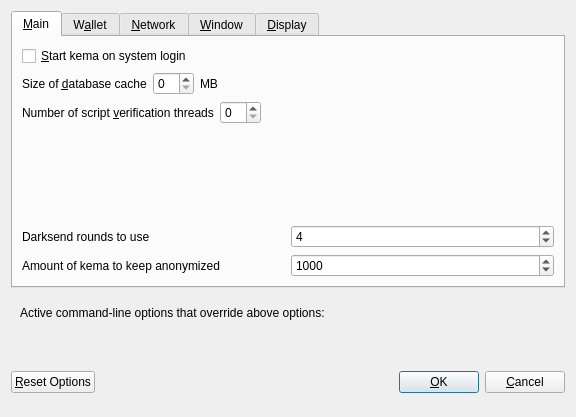
<?xml version="1.0" encoding="UTF-8"?>
<ui version="4.0">
 <class>OptionsDialog</class>
 <widget class="QDialog" name="OptionsDialog">
  <property name="geometry">
   <rect>
    <x>0</x>
    <y>0</y>
    <width>576</width>
    <height>417</height>
   </rect>
  </property>
  <property name="windowTitle">
   <string>Options</string>
  </property>
  <property name="modal">
   <bool>true</bool>
  </property>
  <layout class="QVBoxLayout" name="verticalLayout">
   <item>
    <widget class="QTabWidget" name="tabWidget">
     <property name="currentIndex">
      <number>0</number>
     </property>
     <widget class="QWidget" name="tabMain">
      <attribute name="title">
       <string>&amp;Main</string>
      </attribute>
      <layout class="QVBoxLayout" name="verticalLayout_Main">
       <item>
        <widget class="QCheckBox" name="bitcoinAtStartup">
         <property name="toolTip">
          <string>Automatically start kema after logging in to the system.</string>
         </property>
         <property name="text">
          <string>&amp;Start kema on system login</string>
         </property>
        </widget>
       </item>
       <item>
        <layout class="QHBoxLayout" name="horizontalLayout_2_Main">
         <item>
          <widget class="QLabel" name="databaseCacheLabel">
           <property name="text">
            <string>Size of &amp;database cache</string>
           </property>
           <property name="textFormat">
            <enum>Qt::PlainText</enum>
           </property>
           <property name="buddy">
            <cstring>databaseCache</cstring>
           </property>
          </widget>
         </item>
         <item>
          <widget class="QSpinBox" name="databaseCache"/>
         </item>
         <item>
          <widget class="QLabel" name="databaseCacheUnitLabel">
           <property name="text">
            <string>MB</string>
           </property>
           <property name="textFormat">
            <enum>Qt::PlainText</enum>
           </property>
          </widget>
         </item>
         <item>
          <spacer name="horizontalSpacer_2_Main">
           <property name="orientation">
            <enum>Qt::Horizontal</enum>
           </property>
           <property name="sizeHint" stdset="0">
            <size>
             <width>40</width>
             <height>20</height>
            </size>
           </property>
          </spacer>
         </item>
        </layout>
       </item>
       <item>
        <layout class="QHBoxLayout" name="horizontalLayout_3_Main">
         <item>
          <widget class="QLabel" name="threadsScriptVerifLabel">
           <property name="text">
            <string>Number of script &amp;verification threads</string>
           </property>
           <property name="textFormat">
            <enum>Qt::PlainText</enum>
           </property>
           <property name="buddy">
            <cstring>threadsScriptVerif</cstring>
           </property>
          </widget>
         </item>
         <item>
          <widget class="QSpinBox" name="threadsScriptVerif">
           <property name="toolTip">
            <string>(0 = auto, &lt;0 = leave that many cores free)</string>
           </property>
          </widget>
         </item>
         <item>
          <spacer name="horizontalSpacer_3_Main">
           <property name="orientation">
            <enum>Qt::Horizontal</enum>
           </property>
           <property name="sizeHint" stdset="0">
            <size>
             <width>40</width>
             <height>20</height>
            </size>
           </property>
          </spacer>
         </item>
        </layout>
       </item>
       <item>
        <spacer name="verticalSpacer_Main">
         <property name="orientation">
          <enum>Qt::Vertical</enum>
         </property>
         <property name="sizeHint" stdset="0">
          <size>
           <width>20</width>
           <height>40</height>
          </size>
         </property>
        </spacer>
       </item>
       <item>
        <layout class="QHBoxLayout" name="horizontalLayout_4_Main">
         <item>
          <widget class="QLabel" name="label">
           <property name="toolTip">
            <string>This setting determines the amount of individual masternodes that an input will be anonymized through.&lt;br/&gt;More rounds of anonymization gives a higher degree of privacy, but also costs more in fees.</string>
           </property>
           <property name="text">
            <string>Darksend rounds to use</string>
           </property>
          </widget>
         </item>
         <item>
          <widget class="QSpinBox" name="DarksendRounds">
           <property name="minimum">
            <number>2</number>
           </property>
           <property name="maximum">
            <number>8</number>
           </property>
           <property name="value">
            <number>4</number>
           </property>
          </widget>
         </item>
        </layout>
       </item>
       <item>
        <layout class="QHBoxLayout" name="horizontalLayout">
         <item>
          <widget class="QLabel" name="label_2">
           <property name="toolTip">
            <string>This amount acts as a threshold to turn off Darksend once it's reached.</string>
           </property>
           <property name="statusTip">
            <string notr="true"/>
           </property>
           <property name="whatsThis">
            <string notr="true"/>
           </property>
           <property name="accessibleName">
            <string notr="true"/>
           </property>
           <property name="accessibleDescription">
            <string notr="true"/>
           </property>
           <property name="text">
            <string>Amount of kema to keep anonymized</string>
           </property>
          </widget>
         </item>
         <item>
          <widget class="QSpinBox" name="anonymizekema">
           <property name="minimum">
            <number>100</number>
           </property>
           <property name="maximum">
            <number>100000</number>
           </property>
           <property name="singleStep">
            <number>100</number>
           </property>
           <property name="value">
            <number>1000</number>
           </property>
          </widget>
         </item>
        </layout>
       </item>
      </layout>
     </widget>
     <widget class="QWidget" name="tabWallet">
      <attribute name="title">
       <string>W&amp;allet</string>
      </attribute>
      <layout class="QVBoxLayout" name="verticalLayout_Wallet">
       <item>
        <widget class="QGroupBox" name="groupBox">
         <property name="title">
          <string>Expert</string>
         </property>
         <layout class="QVBoxLayout" name="verticalLayout_2">
          <item>
           <widget class="QCheckBox" name="coinControlFeatures">
            <property name="toolTip">
             <string>Whether to show coin control features or not.</string>
            </property>
            <property name="text">
             <string>Enable coin &amp;control features</string>
            </property>
           </widget>
          </item>
          <item>
           <widget class="QCheckBox" name="showMasternodesTab">
            <property name="toolTip">
             <string>Show additional tab listing all your masternodes in first sub-tab&lt;br/&gt;and all masternodes on the network in second sub-tab.</string>
            </property>
            <property name="text">
             <string>Show Masternodes Tab</string>
            </property>
           </widget>
          </item>
          <item>
           <widget class="QCheckBox" name="spendZeroConfChange">
            <property name="toolTip">
             <string>If you disable the spending of unconfirmed change, the change from a transaction&lt;br/&gt;cannot be used until that transaction has at least one confirmation.&lt;br/&gt;This also affects how your balance is computed.</string>
            </property>
            <property name="text">
             <string>&amp;Spend unconfirmed change</string>
            </property>
           </widget>
          </item>
         </layout>
        </widget>
       </item>
       <item>
        <spacer name="verticalSpacer_Wallet">
         <property name="orientation">
          <enum>Qt::Vertical</enum>
         </property>
         <property name="sizeHint" stdset="0">
          <size>
           <width>20</width>
           <height>40</height>
          </size>
         </property>
        </spacer>
       </item>
      </layout>
     </widget>
     <widget class="QWidget" name="tabNetwork">
      <attribute name="title">
       <string>&amp;Network</string>
      </attribute>
      <layout class="QVBoxLayout" name="verticalLayout_Network">
       <item>
        <widget class="QCheckBox" name="mapPortUpnp">
         <property name="toolTip">
          <string>Automatically open the kema client port on the router. This only works when your router supports UPnP and it is enabled.</string>
         </property>
         <property name="text">
          <string>Map port using &amp;UPnP</string>
         </property>
        </widget>
       </item>
       <item>
        <widget class="QCheckBox" name="allowIncoming">
         <property name="toolTip">
          <string>Accept connections from outside</string>
         </property>
         <property name="text">
          <string>Allow incoming connections</string>
         </property>
        </widget>
       </item>
       <item>
        <widget class="QCheckBox" name="connectSocks">
         <property name="toolTip">
          <string>Connect to the kema network through a SOCKS5 proxy.</string>
         </property>
         <property name="text">
          <string>&amp;Connect through SOCKS5 proxy (default proxy):</string>
         </property>
        </widget>
       </item>
       <item>
        <layout class="QHBoxLayout" name="horizontalLayout_1_Network">
         <item>
          <widget class="QLabel" name="proxyIpLabel">
           <property name="text">
            <string>Proxy &amp;IP:</string>
           </property>
           <property name="textFormat">
            <enum>Qt::PlainText</enum>
           </property>
           <property name="buddy">
            <cstring>proxyIp</cstring>
           </property>
          </widget>
         </item>
         <item>
          <widget class="QValidatedLineEdit" name="proxyIp">
           <property name="minimumSize">
            <size>
             <width>140</width>
             <height>0</height>
            </size>
           </property>
           <property name="maximumSize">
            <size>
             <width>140</width>
             <height>16777215</height>
            </size>
           </property>
           <property name="toolTip">
            <string>IP address of the proxy (e.g. IPv4: 127.0.0.1 / IPv6: ::1)</string>
           </property>
          </widget>
         </item>
         <item>
          <widget class="QLabel" name="proxyPortLabel">
           <property name="text">
            <string>&amp;Port:</string>
           </property>
           <property name="textFormat">
            <enum>Qt::PlainText</enum>
           </property>
           <property name="buddy">
            <cstring>proxyPort</cstring>
           </property>
          </widget>
         </item>
         <item>
          <widget class="QLineEdit" name="proxyPort">
           <property name="minimumSize">
            <size>
             <width>55</width>
             <height>0</height>
            </size>
           </property>
           <property name="maximumSize">
            <size>
             <width>55</width>
             <height>16777215</height>
            </size>
           </property>
           <property name="toolTip">
            <string>Port of the proxy (e.g. 9050)</string>
           </property>
          </widget>
         </item>
         <item>
          <spacer name="horizontalSpacer_1_Network">
           <property name="orientation">
            <enum>Qt::Horizontal</enum>
           </property>
           <property name="sizeHint" stdset="0">
            <size>
             <width>40</width>
             <height>20</height>
            </size>
           </property>
          </spacer>
         </item>
        </layout>
       </item>
       <item>
        <spacer name="verticalSpacer_Network">
         <property name="orientation">
          <enum>Qt::Vertical</enum>
         </property>
         <property name="sizeHint" stdset="0">
          <size>
           <width>20</width>
           <height>40</height>
          </size>
         </property>
        </spacer>
       </item>
      </layout>
     </widget>
     <widget class="QWidget" name="tabWindow">
      <attribute name="title">
       <string>&amp;Window</string>
      </attribute>
      <layout class="QVBoxLayout" name="verticalLayout_Window">
       <item>
        <widget class="QCheckBox" name="minimizeToTray">
         <property name="toolTip">
          <string>Show only a tray icon after minimizing the window.</string>
         </property>
         <property name="text">
          <string>&amp;Minimize to the tray instead of the taskbar</string>
         </property>
        </widget>
       </item>
       <item>
        <widget class="QCheckBox" name="minimizeOnClose">
         <property name="toolTip">
          <string>Minimize instead of exit the application when the window is closed. When this option is enabled, the application will be closed only after selecting Quit in the menu.</string>
         </property>
         <property name="text">
          <string>M&amp;inimize on close</string>
         </property>
        </widget>
       </item>
       <item>
        <spacer name="verticalSpacer_Window">
         <property name="orientation">
          <enum>Qt::Vertical</enum>
         </property>
         <property name="sizeHint" stdset="0">
          <size>
           <width>20</width>
           <height>40</height>
          </size>
         </property>
        </spacer>
       </item>
      </layout>
     </widget>
     <widget class="QWidget" name="tabDisplay">
      <attribute name="title">
       <string>&amp;Display</string>
      </attribute>
      <layout class="QVBoxLayout" name="verticalLayout_Display">
       <item>
        <layout class="QHBoxLayout" name="horizontalLayout_1_Display">
         <item>
          <widget class="QLabel" name="langLabel">
           <property name="text">
            <string>User Interface &amp;language:</string>
           </property>
           <property name="textFormat">
            <enum>Qt::PlainText</enum>
           </property>
           <property name="buddy">
            <cstring>lang</cstring>
           </property>
          </widget>
         </item>
         <item>
          <widget class="QValueComboBox" name="lang">
           <property name="toolTip">
            <string>The user interface language can be set here. This setting will take effect after restarting kema.</string>
           </property>
          </widget>
         </item>
        </layout>
       </item>
       <item>
        <widget class="QLabel" name="label_3">
         <property name="toolTip">
          <string notr="true"/>
         </property>
         <property name="statusTip">
          <string notr="true"/>
         </property>
         <property name="whatsThis">
          <string notr="true"/>
         </property>
         <property name="accessibleName">
          <string notr="true"/>
         </property>
         <property name="text">
          <string>Language missing or translation incomplete? Help contributing translations here:
https://www.transifex.com/kema-project/kema-project-translations</string>
         </property>
         <property name="wordWrap">
          <bool>true</bool>
         </property>
         <property name="openExternalLinks">
          <bool>true</bool>
         </property>
         <property name="textInteractionFlags">
          <set>Qt::TextBrowserInteraction</set>
         </property>
        </widget>
       </item>
       <item>
        <layout class="QHBoxLayout" name="horizontalLayout_4_Display" stretch="0,0">
         <item>
          <widget class="QLabel" name="themeLabel">
           <property name="text">
            <string>User Interface Theme:</string>
           </property>
          </widget>
         </item>
         <item>
          <widget class="QValueComboBox" name="theme"/>
         </item>
        </layout>
       </item>
       <item>
        <widget class="Line" name="line">
         <property name="orientation">
          <enum>Qt::Horizontal</enum>
         </property>
        </widget>
       </item>
       <item>
        <layout class="QHBoxLayout" name="horizontalLayout_2_Display">
         <item>
          <widget class="QLabel" name="unitLabel">
           <property name="text">
            <string>&amp;Unit to show amounts in:</string>
           </property>
           <property name="textFormat">
            <enum>Qt::PlainText</enum>
           </property>
           <property name="buddy">
            <cstring>unit</cstring>
           </property>
          </widget>
         </item>
         <item>
          <widget class="QValueComboBox" name="unit">
           <property name="toolTip">
            <string>Choose the default subdivision unit to show in the interface and when sending coins.</string>
           </property>
          </widget>
         </item>
        </layout>
       </item>
       <item>
        <layout class="QHBoxLayout" name="horizontalLayout_5_Display">
         <item>
          <widget class="QLabel" name="digitsLabel">
           <property name="text">
            <string>Decimal digits</string>
           </property>
          </widget>
         </item>
         <item>
          <widget class="QValueComboBox" name="digits"/>
         </item>
        </layout>
       </item>
       <item>
        <layout class="QHBoxLayout" name="horizontalLayout_3_Display">
         <item>
          <widget class="QLabel" name="thirdPartyTxUrlsLabel">
           <property name="toolTip">
            <string>Third party URLs (e.g. a block explorer) that appear in the transactions tab as context menu items. %s in the URL is replaced by transaction hash. Multiple URLs are separated by vertical bar |.</string>
           </property>
           <property name="text">
            <string>Third party transaction URLs</string>
           </property>
           <property name="buddy">
            <cstring>thirdPartyTxUrls</cstring>
           </property>
          </widget>
         </item>
         <item>
          <widget class="QLineEdit" name="thirdPartyTxUrls">
           <property name="toolTip">
            <string>Third party URLs (e.g. a block explorer) that appear in the transactions tab as context menu items. %s in the URL is replaced by transaction hash. Multiple URLs are separated by vertical bar |.</string>
           </property>
          </widget>
         </item>
        </layout>
       </item>
       <item>
        <spacer name="verticalSpacer">
         <property name="orientation">
          <enum>Qt::Vertical</enum>
         </property>
         <property name="sizeHint" stdset="0">
          <size>
           <width>20</width>
           <height>40</height>
          </size>
         </property>
        </spacer>
       </item>
      </layout>
     </widget>
    </widget>
   </item>
   <item>
    <widget class="QFrame" name="frame">
     <layout class="QVBoxLayout" name="verticalLayout_Bottom">
      <item>
       <layout class="QHBoxLayout" name="horizontalLayout_Bottom">
        <item>
         <widget class="QLabel" name="overriddenByCommandLineInfoLabel">
          <property name="text">
           <string>Active command-line options that override above options:</string>
          </property>
          <property name="textFormat">
           <enum>Qt::PlainText</enum>
          </property>
         </widget>
        </item>
        <item>
         <spacer name="horizontalSpacer_Bottom">
          <property name="orientation">
           <enum>Qt::Horizontal</enum>
          </property>
          <property name="sizeHint" stdset="0">
           <size>
            <width>40</width>
            <height>20</height>
           </size>
          </property>
         </spacer>
        </item>
       </layout>
      </item>
      <item>
       <widget class="QLabel" name="overriddenByCommandLineLabel">
        <property name="text">
         <string/>
        </property>
        <property name="textFormat">
         <enum>Qt::PlainText</enum>
        </property>
        <property name="wordWrap">
         <bool>true</bool>
        </property>
       </widget>
      </item>
     </layout>
    </widget>
   </item>
   <item>
    <layout class="QHBoxLayout" name="horizontalLayout_Buttons">
     <item>
      <widget class="QPushButton" name="resetButton">
       <property name="toolTip">
        <string>Reset all client options to default.</string>
       </property>
       <property name="text">
        <string>&amp;Reset Options</string>
       </property>
       <property name="autoDefault">
        <bool>false</bool>
       </property>
      </widget>
     </item>
     <item>
      <spacer name="horizontalSpacer_1">
       <property name="orientation">
        <enum>Qt::Horizontal</enum>
       </property>
       <property name="sizeHint" stdset="0">
        <size>
         <width>40</width>
         <height>48</height>
        </size>
       </property>
      </spacer>
     </item>
     <item>
      <widget class="QLabel" name="statusLabel">
       <property name="minimumSize">
        <size>
         <width>200</width>
         <height>0</height>
        </size>
       </property>
       <property name="font">
        <font>
         <weight>75</weight>
         <bold>true</bold>
        </font>
       </property>
       <property name="text">
        <string/>
       </property>
       <property name="textFormat">
        <enum>Qt::PlainText</enum>
       </property>
       <property name="wordWrap">
        <bool>true</bool>
       </property>
      </widget>
     </item>
     <item>
      <spacer name="horizontalSpacer_2">
       <property name="orientation">
        <enum>Qt::Horizontal</enum>
       </property>
       <property name="sizeHint" stdset="0">
        <size>
         <width>40</width>
         <height>48</height>
        </size>
       </property>
      </spacer>
     </item>
     <item>
      <widget class="QPushButton" name="okButton">
       <property name="text">
        <string>&amp;OK</string>
       </property>
       <property name="autoDefault">
        <bool>false</bool>
       </property>
       <property name="default">
        <bool>true</bool>
       </property>
      </widget>
     </item>
     <item>
      <widget class="QPushButton" name="cancelButton">
       <property name="text">
        <string>&amp;Cancel</string>
       </property>
       <property name="autoDefault">
        <bool>false</bool>
       </property>
      </widget>
     </item>
    </layout>
   </item>
  </layout>
 </widget>
 <customwidgets>
  <customwidget>
   <class>QValidatedLineEdit</class>
   <extends>QLineEdit</extends>
   <header>qvalidatedlineedit.h</header>
  </customwidget>
  <customwidget>
   <class>QValueComboBox</class>
   <extends>QComboBox</extends>
   <header>qvaluecombobox.h</header>
  </customwidget>
 </customwidgets>
 <resources/>
 <connections/>
</ui>
